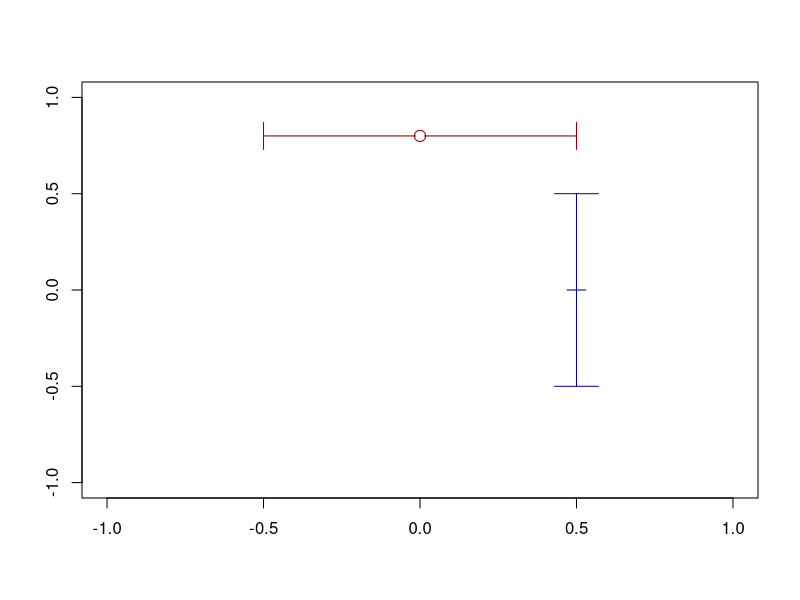
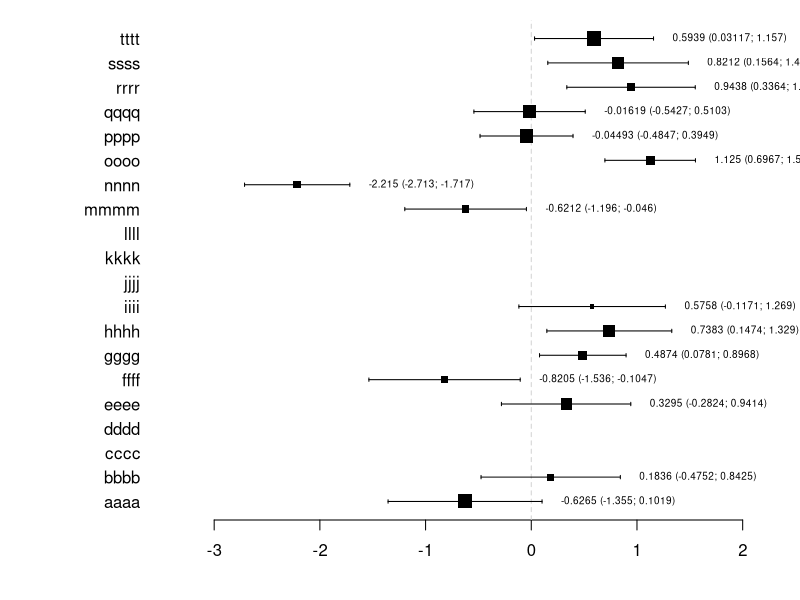
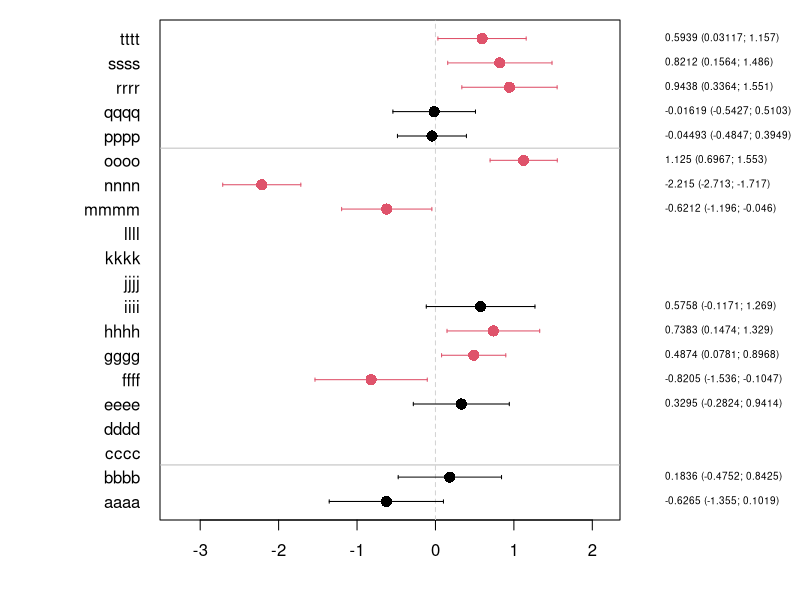
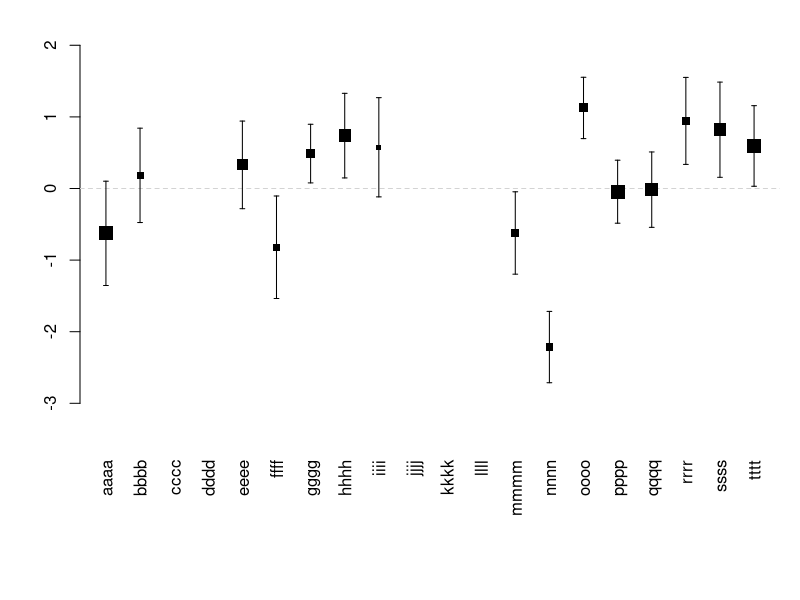
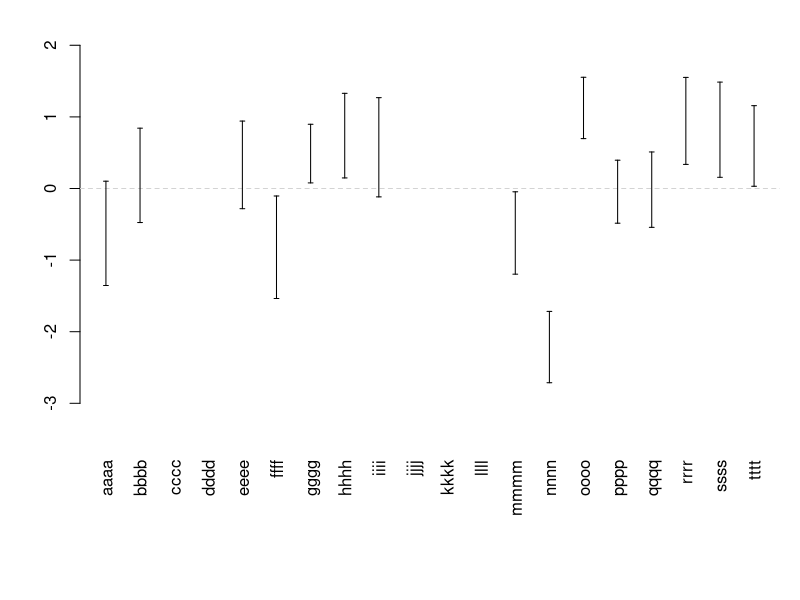
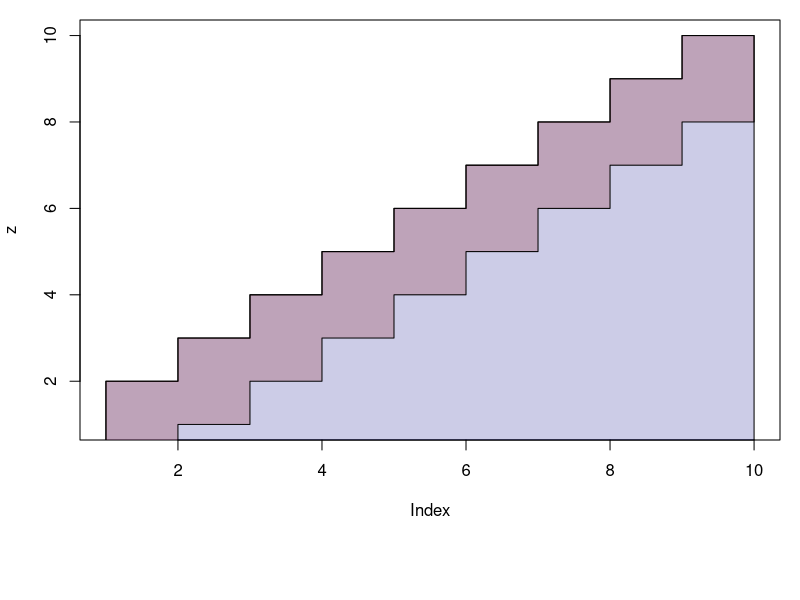
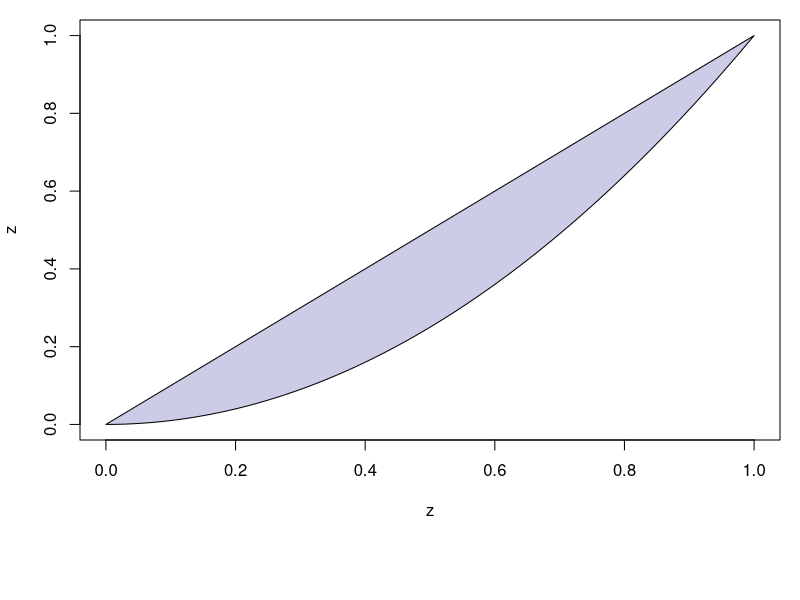
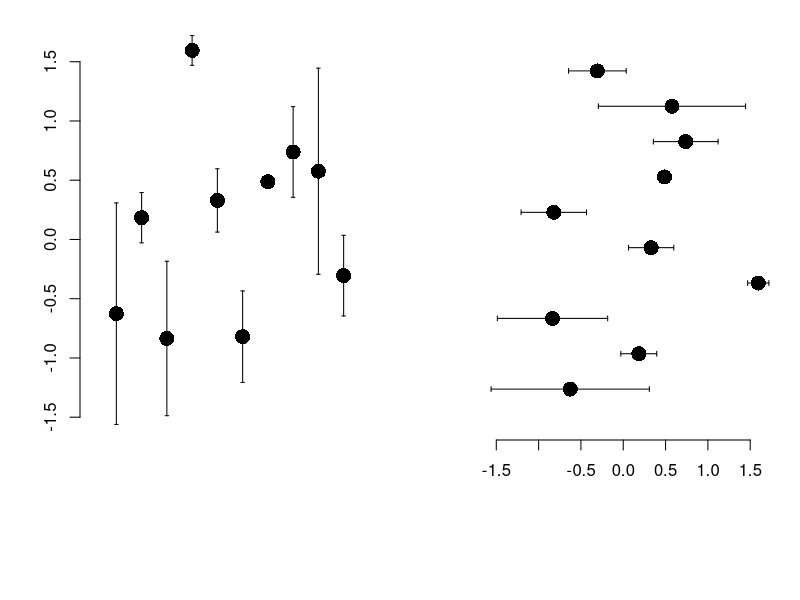

Source code (R) for these figures, in order:
library(lava)


### Name: confband
### Title: Add Confidence limits bar to plot
### Aliases: confband forestplot
### Keywords: iplot

### ** Examples

plot(0,0,type="n",xlab="",ylab="")
confband(0.5,-0.5,0.5,0,col="darkblue")
confband(0.8,-0.5,0.5,0,col="darkred",vert=FALSE,pch=1,cex=1.5)

set.seed(1)
K <- 20
est <- rnorm(K)
se <- runif(K,0.2,0.4)
x <- cbind(est,est-2*se,est+2*se,runif(K,0.5,2))
x[c(3:4,10:12),] <- NA
rownames(x) <- unlist(lapply(letters[seq(K)],function(x) paste(rep(x,4),collapse="")))
rownames(x)[which(is.na(est))] <- ""
signif <- sign(x[,2])==sign(x[,3])
forestplot(x,text.right=FALSE)
forestplot(x[,-4],sep=c(2,15),col=signif+1,box1=TRUE,delta=0.2,pch=16,cex=1.5)
forestplot(x,vert=TRUE,text=FALSE)
forestplot(x,vert=TRUE,text=FALSE,pch=NA)
##forestplot(x,vert=TRUE,text.vert=FALSE)
##forestplot(val,vert=TRUE,add=TRUE)

z <- seq(10)
zu <- c(z[-1],10)
plot(z,type="n")
confband(z,zu,rep(0,length(z)),col=Col("darkblue"),polygon=TRUE,step=TRUE)
confband(z,zu,zu-2,col=Col("darkred"),polygon=TRUE,step=TRUE)

z <- seq(0,1,length.out=100)
plot(z,z,type="n")
confband(z,z,z^2,polygon="TRUE",col=Col("darkblue"))

set.seed(1)
k <- 10
x <- seq(k)
est <- rnorm(k)
sd <- runif(k)
val <- cbind(x,est,est-sd,est+sd)
par(mfrow=c(1,2))
plot(0,type="n",xlim=c(0,k+1),ylim=range(val[,-1]),axes=FALSE,xlab="",ylab="")
axis(2)
confband(val[,1],val[,3],val[,4],val[,2],pch=16,cex=2)
plot(0,type="n",ylim=c(0,k+1),xlim=range(val[,-1]),axes=FALSE,xlab="",ylab="")
axis(1)
confband(val[,1],val[,3],val[,4],val[,2],pch=16,cex=2,vert=FALSE)
